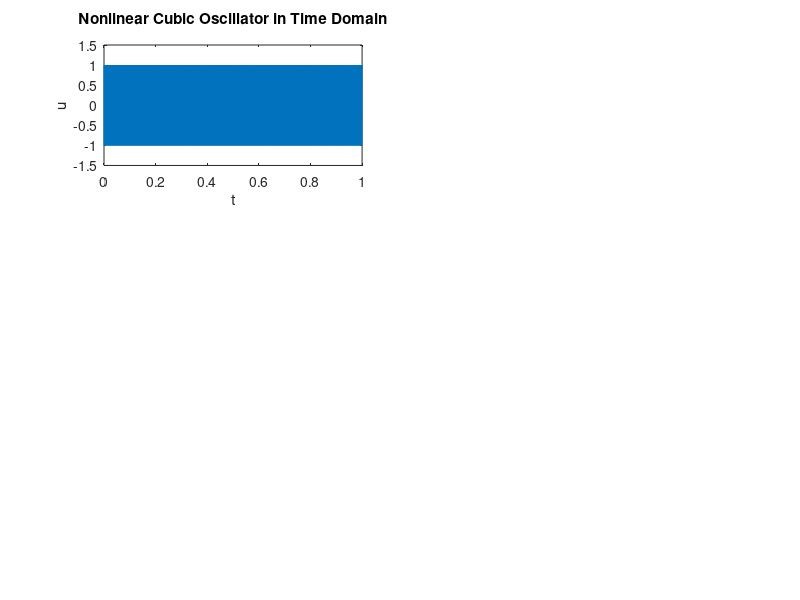

This figure's MATLAB source: (Note: this script raises an error after producing the figure.)
%-------------------------------------------------
% PBMMI Assignment 2 BTB2 Nonlinear Oscillators 
%
% Author: B200247 
% Date: 11/2/23
%
% This script includes the following progressively:
% 
% a) Basic nonlinear cubic oscillator following scheme (4.9b) on NSS,
%    unconditionally stable with numerical energy calculation 
%
% b) The mixed linear/cubic oscillator with numerical energy calculation
%    and a naive stability check      
%
% c) Non-drive Duffing Oscillator with finite difference time domain method
%
% d) Non-drive Duffing Oscillator with Runge–Kutta 4th-order method (as
%    read that it has relatively better accuracy) 
%
% e) A drum simulation with granular-like sound by Duffing Oscillator
%
% Outputs all the above sounds one by one
%
% reference: "Numerical Sound Synthesis: Finite Difference Schemes and Simulation in Musical Acoustics”. Stefan Bilbao, Wiley (2009).
%            https://en.wikipedia.org/wiki/Runge%E2%80%93Kutta_methods#Derivation_of_the_Runge%E2%80%93Kutta_fourth-order_method
%-------------------------------------------------

clear all; clc; close all;  


%% basic parameters

SR = 44100;                  % sample rate [Hz]
Tf = 1;                      % total duration [s]
f0 = 200;                    % reference frequency [Hz]
u0 = 1.0;                    % initial oscillator position
v0 = 0.0;                    % initial oscillator velocity
w1 = 20*pi;                  % parameter for cubic term

% parameters for duffing oscillator, here I follow the form of:
%
% d^u/dt^2 = -sigma*du/dt-alpha*u-beta*u^3
%
% though some can be shared with the other 2 - alpha corresponds to wo^2
% and beta to w1^4, in this equation they aren't necessarily positive,
% hence I set them independently though still with the corresponding value
% as described.
% by changing them smaller as more often seen, you might need to modify
% time step k to smaller values as well

alpha = (2*pi*f0)^2;         % spring force parameter
beta = 1e8;                  % nonlinearity parameter
sigma = 6*log(10);           % damping parameter

% sigma may also be calculated with sigma = 6*log(10)/T60, here uses the 
% 20log10 db definition

%% derived parameters

k = 1/SR;                    % time step [s]
w0 = 2*pi*f0;                % reference angular frequency [rad/s]
Nf = floor(Tf*SR);           % total number of steps


%% initialize

% for nonlinear cubic oscillator
uc_2 = u0;                   % initial displacement
uc_1 = u0+k*v0;              % second displacement
outc = zeros(Nf,1);          % output vector

Hc = zeros(Nf,1);            % total energy
Hc_k = zeros(Nf,1);          % kinetic energy
Hc_p = zeros(Nf,1);          % potential energy

% for mixed linear/cubic oscillator
um_2 = u0;                   % initial displacement
um_1 = u0+k*v0;              % second displacement
outm = zeros(Nf,1);          % output vector

Hm = zeros(Nf,1);            % total energy
Hm_k = zeros(Nf,1);          % kinetic energy
Hm_p = zeros(Nf,1);          % potential energy

% for Duffing Oscillator
ud_2 = u0;                   % initial displacement
ud_1 = u0+k*v0;              % second displacement
outd = zeros(Nf,1);          % output vector

% for Duffing Oscillator with Runge–Kutta fourth-order method
uD = zeros(Nf,1);            % displacement vector
vD = zeros(Nf,1);            % velocity vector

uD(1)=u0;                    % initial displacement
vD(1)=v0;                    % initial velocity

f = @(vD)vD;                                % du/dt
g = @(uD,vD)-sigma*vD-alpha*uD-beta*uD^3;   % right-hand side of EOM


%% ///////////////// a) Basic nonlinear cubic oscillator //////////////////

for n=1:Nf
    outc(n) = uc_2;          % allocate output
    
    % Energy Calculation
    Hc_k(n) = 0.5/k^2*(uc_1-uc_2)^2; 
    Hc_p(n) = w1^4/4*uc_1^2*uc_2^2;
    Hc(n) = Hc_k(n)+Hc_p(n);

    u = (2/(1+k^2*w1^4*uc_1^2/2))*uc_1-uc_2;      % calculate difference scheme
    uc_2 = uc_1;                                  % update state of difference scheme
    uc_1 = u;                                     % update state of difference scheme    
end

% soundsc(outc,SR);

%% ///////////////// b) The mixed linear/cubic oscillator /////////////////

for n=1:Nf
    outm(n) = um_2;          % allocate output
    
    % Energy Calculation
    Hm_k(n) = 0.5/k^2*(um_1-um_2)^2; 
    Hm_p(n) = w1^4/4*um_1^2*um_2^2+w0^2/2*um_1*um_2; 
    Hm(n) = Hm_k(n)+Hm_p(n);
    
    % Stability Check - though more efficient to pre-calculate the conditions and check outsie
    assert(Hm(n)>=0,"Error: unstable");

    u = (2*(2-k^2*w0^2)/(2+k^2*w1^4*um_1^2))*um_1-um_2; % calculate difference scheme
    um_2 = um_1;                                  % update state of difference scheme
    um_1 = u;                                     % update state of difference scheme    
end

% soundsc(outm,SR);

%% ///////////////// c) Duffing Oscillator with FDTD //////////////////////

for n=1:Nf
    outd(n) = ud_2;          % allocate output
    
    u = 2*(2-k^2*alpha)/(2+k*sigma+k^2*beta*ud_1^2)*ud_1-(2-k*sigma+k^2*beta*ud_1^2)/(2+k*sigma+k^2*beta*ud_1^2)*ud_2; % calculate difference scheme
    ud_2 = ud_1;                                  % update state of difference scheme
    ud_1 = u;                                     % update state of difference scheme    
end

% soundsc(outd,SR);

%% ////// d) Duffing Oscillator with Runge–Kutta fourth-order method //////

for n=1:Nf-1

    % calculate increments
    k1 = f(vD(n));
    l1 = g(uD(n),vD(n));

    k2 = f(vD(n)+k*l1/2);
    l2 = g(uD(n)+k*k1/2,vD(n)+k*l1/2);

    k3 = f(vD(n)+k*l2/2);
    l3 = g(uD(n)+k*k2/2,vD(n)+k*l2/2);

    k4 = f(vD(n)+k*l3);
    l4 = g(uD(n)+k*k3,vD(n)+k*l3);

    % update uD and vD
    uD(n+1) = uD(n)+k*(k1+2*k2+2*k3+k4)/6;
    vD(n+1) = vD(n)+k*(l1+2*l2+2*l3+l4)/6;
end

% soundsc(uD,SR);

%% //////// e) make sound with the Duffing Oscillator in d) ///////////////

% generate a sound
outD = uD.*(sin(2*pi*uD*SR));

% go through a flanger
M = 60;                 % depth of flanger 
outD(M:Nf)=outD(M:Nf)+0.5*outD(1:Nf-M+1);

outD = outD./max(abs(outD));
sound(outD,SR);
audiowrite('drum.wav',outD,SR);

%% make sound

% make a sequence from the above sound
outT = [outc;zeros(SR*0.5,1);outm;zeros(SR*0.5,1);outd;zeros(SR*0.5,1);uD;zeros(SR*0.5,1);outD];

soundsc(outT,SR);


%% plot
% calculate time and frequency vector
t = [0:Nf-1]'*k;
f = SR*[0:Nf-1]/Nf;

% plot the outputs and energy of a) cubic and b) mixed oscillator
figure
subplot(3,2,1)
plot(t,outc);
xlabel('t');
ylabel('u');
title({'Nonlinear Cubic Oscillator in Time Domain';[]});

subplot(3,2,3)
loglog(f,abs(fft(outc)));
title({'Nonlinear Cubic Oscillator in Frequency Domain';'with Runge–Kutta 4th-order method'});
xlabel('frequency (Hz)');
ylabel('transform');
xlim([0 SR/2]);

subplot(3,2,5)
plot(0:Nf-1,(Hc-Hc(1))/Hc(1));
xlabel('t');
ylabel('error');
title({'Error in Energy for Nonlinear Cubic Oscillator';[]});

subplot(3,2,2)
plot(t,outm);
xlabel('t');
ylabel('u');
title({'Mixed Linear/Cubic Oscillator in Time Domain';[]});

subplot(3,2,4)
loglog(f,abs(fft(outm)));
title({'Mixed Linear/Cubic Oscillator in Frequency Domain';[]});
xlabel('frequency (Hz)');
ylabel('transform');
xlim([0 SR/2]);

subplot(3,2,6)
plot(0:Nf-1,(Hm-Hm(1))/Hm(1));
xlabel('t');
ylabel('error');
title({'Error in Energy for Mixed Linear/Cubic Oscillator';[]});

% plot the outputs and phase portraits of Duffing Oscillator in c) and d)
figure
subplot(3,2,1)
plot(t,outd);
xlabel('t');
ylabel('u');
title({'Duffing Oscillator with FDTD in Time Domain';[]});

subplot(3,2,3)
loglog(f,abs(fft(outd)));
title({'Duffing Oscillator with FDTD in Frequency Domain';[]});
xlabel('frequency (Hz)');
ylabel('transform');
xlim([0 SR/2]);

subplot(3,2,5)

% calculate velocity
vd = zeros(length(outd),1);
vd(2:length(outd)) = 1/k*(outd(2:length(outd)) - outd(1:length(outd)-1));

plot(outd,vd)
xlabel('Displacement')
ylabel('Velocity')
title({'Phase Portrait of Duffing Oscillator with FDTD';[]});

subplot(3,2,2)
plot(t,uD);
xlabel('t');
ylabel('u');
title({'Duffing Oscillator with Runge–Kutta 4th-order method';'in Time Domain'});

subplot(3,2,4)
loglog(f,abs(fft(uD)));
title({'Duffing Oscillator with Runge–Kutta 4th-order method';'in Frequency Domain'});
xlabel('frequency (Hz)');
ylabel('transform');
xlim([0 SR/2]);

subplot(3,2,6)
plot(uD, vD)
xlabel('Displacement')
ylabel('Velocity')
title({'Phase Portrait of Duffing Oscillator';'with Runge–Kutta 4th-order method'});

% plot modulized output
figure
subplot(3,1,1)
plot(t,outD);
xlabel('t');
ylabel('u');
title({'A drum simulation with granular-like sound in time domain'});

subplot(3,1,2)
loglog(f,abs(fft(outD)));
title({'A drum simulation with granular-like sound in frequency domain'});
xlabel('frequency (Hz)');
ylabel('transform');
xlim([0 SR/2]);

subplot(3,1,3)
% calculate velocity
vv = zeros(length(outD),1);
vv(2:length(outD)) = 1/k*(outD(2:length(outD)) - outD(1:length(outD)-1));

plot(outD, vv)
xlabel('Displacement')
ylabel('Velocity')
title({'A drum simulation with granular-like sound phase portrait'});

